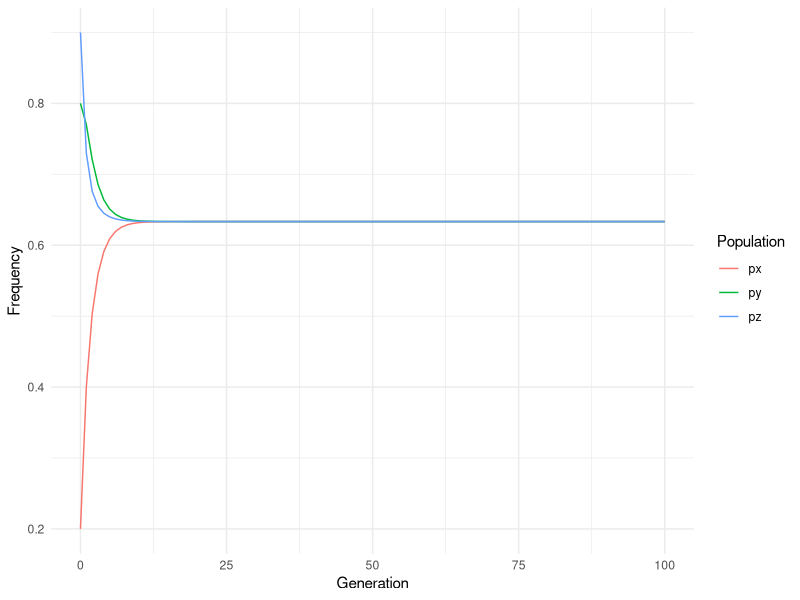
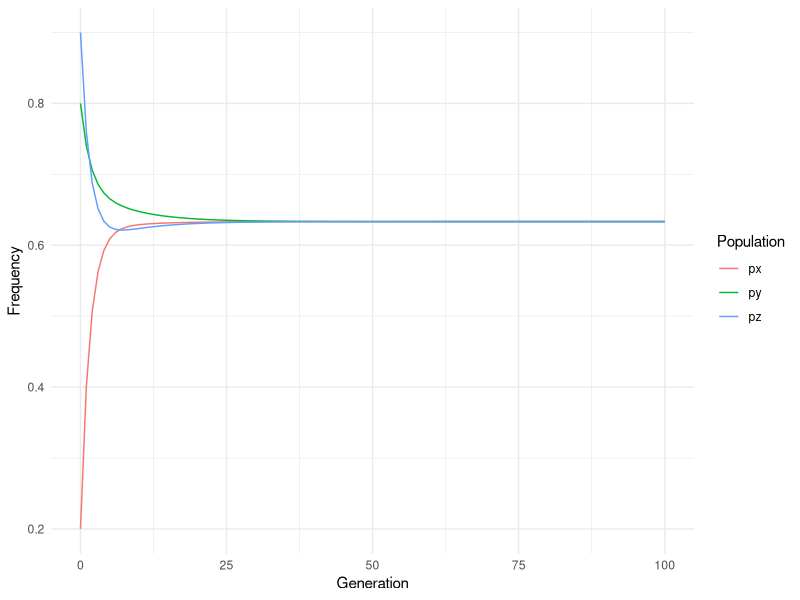
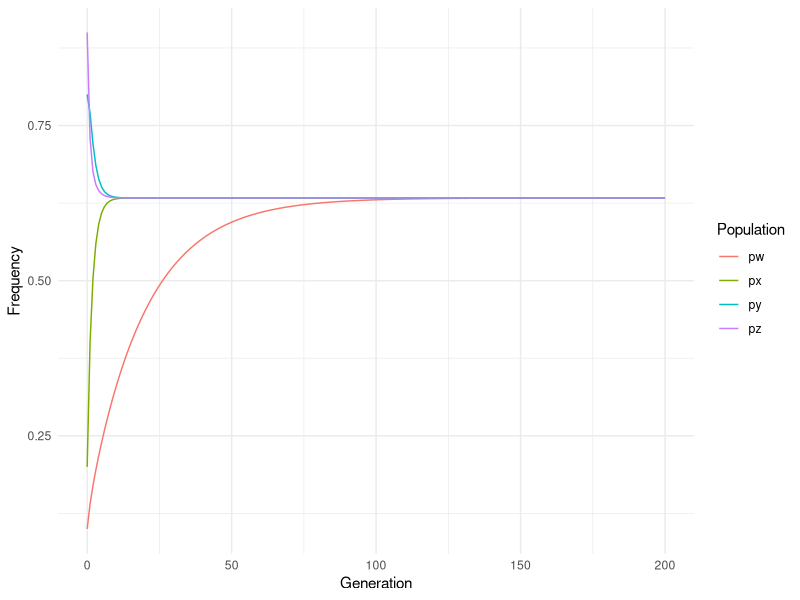

The R source for these figures, in order:
## ---- chunk 1
#| message: false
library( tidyverse )
px <- 0.2
py <- 0.8
pz <- 0.9
mxy <- 0.1
mxz <- 0.2
myz <- 0.3
N <- 100

df <- data.frame( Generation = seq( 0, N ),
                  px = c( px, rep( NA, N ) ),
                  py = c( py, rep( NA, N ) ),
                  pz = c( pz, rep( NA, N ) ) )

for( i in 2:nrow( df ) ) {
  df$px[i] <- df$px[i - 1] * (1 - (mxy + mxz)) + df$py[i - 1] * mxy + df$pz[i - 1] * mxz
  df$py[i] <- df$py[i - 1] * (1 - (mxy + myz)) + df$px[i - 1] * mxy + df$pz[i - 1] * myz
  df$pz[i] <- df$pz[i - 1] * (1 - (mxz + myz)) + df$px[i - 1] * mxz + df$py[i - 1] * myz
}

pivot_longer( df, cols = c( px, py, pz ), names_to = "Population", values_to = "Frequency" ) |>
  ggplot( aes( Generation, Frequency, color = Population ) ) +
  geom_line() +
  theme_minimal()
## ---- chunk 2
myz <- 0

df1 <- data.frame( Generation = seq( 0, N ),
                   px = c( px, rep( NA, N ) ),
                   py = c( py, rep( NA, N ) ),
                   pz = c( pz, rep( NA, N ) ) )

for( i in 2:nrow( df1 ) ) {
  df1$px[i] <- df1$px[i - 1] * (1 - (mxy + mxz)) + df1$py[i - 1] * mxy + df1$pz[i - 1] * mxz
  df1$py[i] <- df1$py[i - 1] * (1 - (mxy + myz)) + df1$px[i - 1] * mxy + df1$pz[i - 1] * myz
  df1$pz[i] <- df1$pz[i - 1] * (1 - (mxz + myz)) + df1$px[i - 1] * mxz + df1$py[i - 1] * myz
}

pivot_longer( df1, cols = c( px, py, pz ), names_to = "Population", values_to = "Frequency" ) |>
  ggplot( aes( Generation, Frequency, color = Population ) ) +
  geom_line() +
  theme_minimal()

tail( df1, 1 )
## ---- chunk 3
myz <- 0.3
mzw <- 0.05
pw <- 0.1
N <- 200

df2 <- data.frame( Generation = seq( 0, N ),
                   px = c( px, rep( NA, N ) ),
                   py = c( py, rep( NA, N ) ),
                   pz = c( pz, rep( NA, N ) ),
                   pw = c( pw, rep( NA, N ) ) )

for( i in 2:nrow( df2 ) ) {
  df2$px[i] <- df2$px[i - 1] * (1 - (mxy + mxz)) + df2$py[i - 1] * mxy + df2$pz[i - 1] * mxz
  df2$py[i] <- df2$py[i - 1] * (1 - (mxy + myz)) + df2$px[i - 1] * mxy + df2$pz[i - 1] * myz
  df2$pz[i] <- df2$pz[i - 1] * (1 - (mxz + myz)) + df2$px[i - 1] * mxz + df2$py[i - 1] * myz
  df2$pw[i] <- df2$pw[i - 1] * (1 - mzw) + df2$pz[i - 1] * mzw
}

pivot_longer( df2, cols = c( px, py, pz, pw ), names_to = "Population", values_to = "Frequency" ) |>
  ggplot( aes( Generation, Frequency, color = Population ) ) +
  geom_line() +
  theme_minimal()

tail( df2, 1 )
